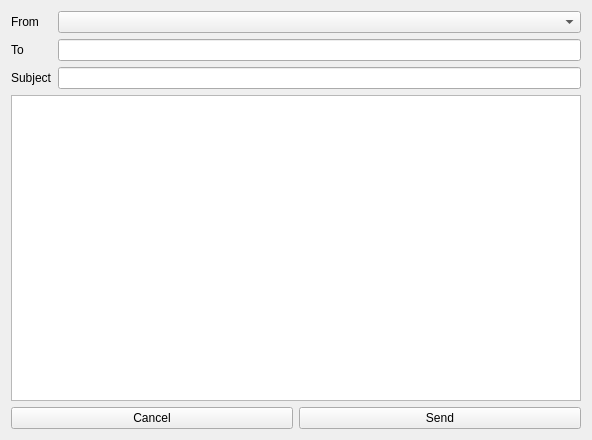
<?xml version="1.0" encoding="UTF-8"?>
<ui version="4.0">
 <class>MessageComposerForm</class>
 <widget class="QWidget" name="MessageComposerForm">
  <property name="geometry">
   <rect>
    <x>0</x>
    <y>0</y>
    <width>592</width>
    <height>440</height>
   </rect>
  </property>
  <property name="windowTitle">
   <string>Form</string>
  </property>
  <layout class="QGridLayout" name="gridLayout_2">
   <item row="1" column="0">
    <widget class="QTextEdit" name="msgText"/>
   </item>
   <item row="2" column="0">
    <layout class="QHBoxLayout" name="horizontalLayout">
     <item>
      <widget class="QPushButton" name="cancelButton">
       <property name="text">
        <string>Cancel</string>
       </property>
      </widget>
     </item>
     <item>
      <widget class="QPushButton" name="sendButton">
       <property name="text">
        <string>Send</string>
       </property>
       <property name="icon">
        <iconset resource="../galacteek.qrc">
         <normaloff>:/share/icons/dmessenger/dmessenger.png</normaloff>:/share/icons/dmessenger/dmessenger.png</iconset>
       </property>
      </widget>
     </item>
    </layout>
   </item>
   <item row="0" column="0">
    <layout class="QGridLayout" name="gridLayout">
     <item row="1" column="0">
      <widget class="QLabel" name="label_2">
       <property name="text">
        <string>To</string>
       </property>
      </widget>
     </item>
     <item row="1" column="1">
      <widget class="QLineEdit" name="msgTo"/>
     </item>
     <item row="0" column="0">
      <widget class="QLabel" name="label">
       <property name="text">
        <string>From</string>
       </property>
      </widget>
     </item>
     <item row="2" column="0">
      <widget class="QLabel" name="label_3">
       <property name="text">
        <string>Subject</string>
       </property>
      </widget>
     </item>
     <item row="2" column="1">
      <widget class="QLineEdit" name="msgSubject"/>
     </item>
     <item row="0" column="1">
      <widget class="QComboBox" name="msgFrom"/>
     </item>
    </layout>
   </item>
  </layout>
 </widget>
 <resources>
  <include location="../galacteek.qrc"/>
 </resources>
 <connections/>
</ui>
